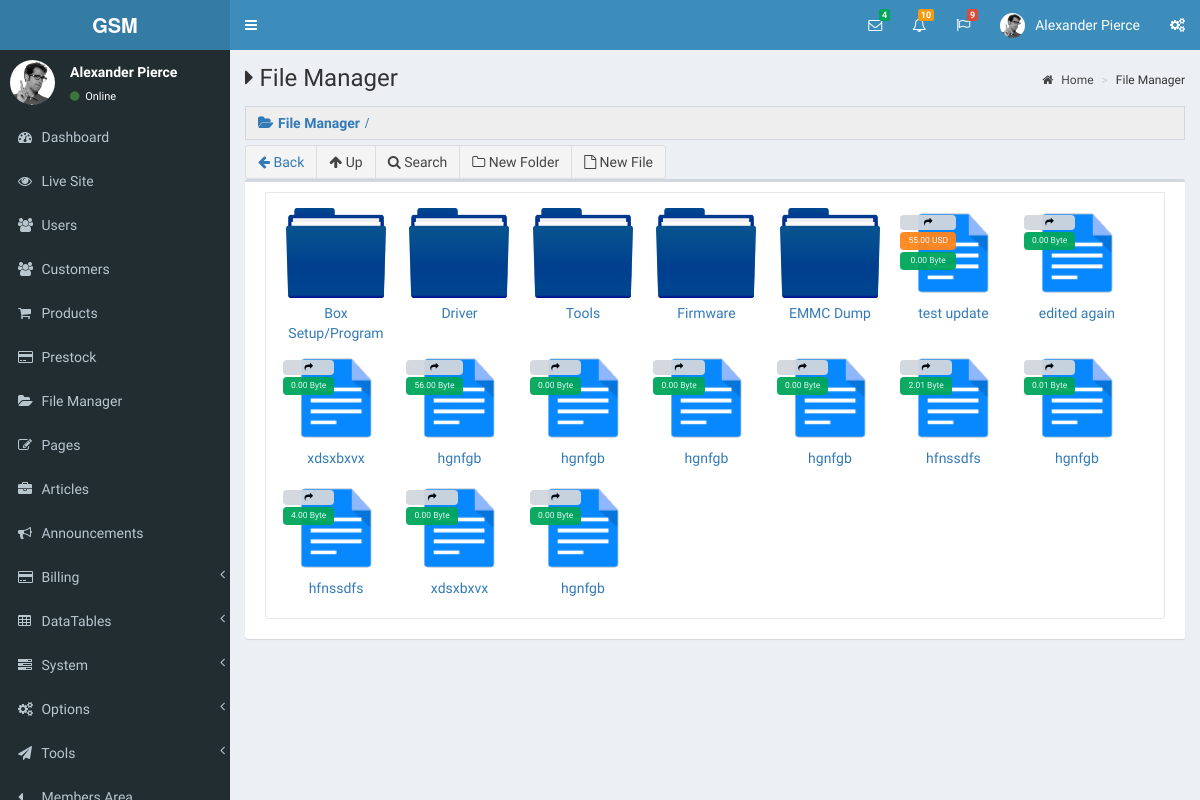
The page /admin/pages/file-manager.php on the database its author committed.
### tables this page shows
CREATE TABLE `folders` (
  `id` int(11) NOT NULL,
  `title` varchar(255) NOT NULL,
  `description` varchar(255) NOT NULL,
  `thumbnail` varchar(255) NOT NULL,
  `is_active` varchar(255) NOT NULL,
  `parent` int(11) DEFAULT NULL,
  `created_at` timestamp NOT NULL DEFAULT current_timestamp(),
  `updated_at` timestamp NULL DEFAULT NULL ON UPDATE current_timestamp(),
  `created_by` int(11) DEFAULT NULL,
  `updated_by` int(11) DEFAULT NULL
);

CREATE TABLE `files` (
  `id` int(11) NOT NULL,
  `title` varchar(255) NOT NULL,
  `description` text NOT NULL,
  `device_brand` varchar(255) NOT NULL,
  `device_model` varchar(255) NOT NULL,
  `android_version` varchar(255) NOT NULL,
  `firmware_version` varchar(255) DEFAULT NULL,
  `chip_detail` varchar(255) NOT NULL,
  `country` varchar(255) NOT NULL,
  `language` varchar(255) NOT NULL,
  `support_tool` varchar(255) NOT NULL,
  `file_method` varchar(255) NOT NULL,
  `direct_url` varchar(512) NOT NULL,
  `file` varchar(255) NOT NULL,
  `file_size` double(10,2) NOT NULL,
  `file_size_unit` varchar(255) DEFAULT NULL,
  `is_paid` varchar(255) NOT NULL,
  `price` double(10,2) DEFAULT NULL,
  `price_unit` varchar(255) DEFAULT NULL,
  `is_featured` varchar(255) NOT NULL,
  `is_active` varchar(255) NOT NULL,
  `thumbnail` varchar(255) DEFAULT NULL,
  `image` varchar(255) DEFAULT NULL,
  `folder` int(11) DEFAULT NULL,
  `created_at` timestamp NOT NULL DEFAULT current_timestamp(),
  `updated_at` timestamp NULL DEFAULT NULL ON UPDATE current_timestamp(),
  `created_by` int(11) DEFAULT NULL,
  `updated_by` int(11) DEFAULT NULL
);

### admin/pages/file-manager.php (the view, shortened to what this page needs)
<?php include '../layout/header.php'; ?>
<?php include '../layout/top-navbar.php'; ?>
<?php include '../layout/left-sidebar.php'; ?>
<?php include '../conf/dbConfig.php'; ?>
<?php
  if(isset($_GET['fid']) && $_GET['fid'] != ''){
    $fid = $_GET['fid'];
    $folder_qry = "SELECT * FROM folders WHERE parent = $fid";
    $file_qry = "SELECT * FROM files WHERE folder = $fid";
  }else{
    $folder_qry = "SELECT * FROM folders WHERE parent IS NULL";
    $file_qry = "SELECT * FROM files WHERE folder IS NULL";
  }
  $folder_rs = $conn->query($folder_qry);
  $file_rs = $conn->query($file_qry);
?>
<div class="content-wrapper">
  <section class="content-header">
    <h1><i class="fa fa-caret-right"></i> File Manager</h1>
    <ol class="breadcrumb">
      <li class="active"><a href="<?=BASE_URL?>"><i class="fa fa-home"></i> Home</a></li>
      <li>File Manager</li>
    </ol>
  </section>
  <section class="content">
    <div class="row">
      <div class="col-md-12 col-sm-12 col-xs-12">
        <label class="form-control" id="directory-path" readonly=""><a class="path-dir-folder"
            href="<?=FILE_MANAGER_URL?>">File Manager</a></label>
      </div>
    </div>
    <div class="row">
      <div class="col-md-12 col-sm-12 col-xs-12">
        <div class="btn-group btn-group-md">
          <button class="btn btn-default"><a href="javascript:history.back()"><i class="fa fa-arrow-left fw-r5"></i>
              Back</a></button>
          <a class="btn btn-default" href="<?=FILE_MANAGER_URL?>"><i class="fa fa-arrow-up fw-r5"></i>
            Up</a>
          <button class="btn btn-default" type="button" data-toggle="modal" data-target="#file-search-modal"><i
              class="fa fa-search fw-r5"></i> Search</button>
          <button class="btn btn-default" type="button" data-toggle="modal" data-target="#folder-new-modal"><i
              class="fa fa-folder-o fw-r5"></i> New Folder</button>
          <button class="btn btn-default" data-toggle="modal" data-target="#file-new-modal"><i
              class="fa fa-file-o fw-r5"></i> New File</button>
        </div>
      </div>
    </div>
    <div class="row">
      <div class="col-xs-12">
        <div class="box">
          <div class="box-body" oncontextmenu="return false;">
            <div class="box-body" id="directory-box">
              <ul id="directory-list" class="no-padding no-margin">
                <?php
                if(!empty($folder_rs)){
                  foreach($folder_rs as $folder){ ?>
                <li class="directory-folder directory-element folder-context-menu" data-id="<?=$folder['id']?>">
                  <a class="directory-href" title="folder includes some files for test">
                    <div class="element-badge-texts">
                    </div>
                    <div class="element-badge-icons">
                    </div>
                  </a><a href="<?=BASE_URL?>pages/file-manager.php?fid=<?=$folder['id']?>">
                    <img id="img_click" class="element-icon"
                      src="<?=(isset($folder['thumbnail']) && $folder['thumbnail'] != '') ? BASE_URL . 'files/icons/' . $folder['thumbnail'] : DEFAULT_FOLDER_ICON_SRC?>">
                    <span class="element-title text-center" title=""><?=$folder['title']?></span></a>
                </li>
                <?php
                  }
                } ?>
                <?php
                if(!empty($file_rs)){
                  foreach($file_rs as $file){ ?>
                <li class="directory-file directory-element file-context-menu" data-id="<?=$file['id']?>">
                  <a class="directory-href" title="Test paid file for purchasing by your customers">
                    <div class="element-badge-texts">
                      <span class="bg-gray" title="Shortcut"><i class="fa fa-share"></i></span>
                      <?php if(isset($file['price']) && $file['price'] > 0){ ?>
                      <span class="bg-orange" title="Paid">
                        <span class="price-view-text"><?=$file['price']?>
                          <?=isset($file['price_unit'])?$file['price_unit']:'USD'?>
                        </span>
                      </span>
                      <?php } ?>
                      <?php if(isset($file['file_size']) && $file['file_size'] != ''){ ?>
                      <span class="bg-green" title="Size">
                        <span class=""><?=$file['file_size']?>
                          <?=isset($file['file_size_unit'])?$file['file_size_unit']:''?>
                        </span>
                      </span>
                      <?php } ?>
                    </div>
                    <div class="element-badge-icons">
                    </div>
                    <img class="element-icon"
                      src="<?=(isset($file['thumbnail']) && $file['thumbnail'] != '') ? 'files/icons/' . $file['thumbnail'] : DEFAULT_FILE_ICON_SRC?>">
                    <span class="element-title text-center" title=""><?=$file['title']?></span>
                  </a>
                </li>
                <?php
                }
                } ?>
              </ul>
            </div>
          </div>
        </div>
      </div>
    </div>
  </section>
</div>
<?php include '../layout/footer.php'; ?>
<?php include '../layout/foot-scripts.php'; ?>

### rows shown on the page
folders: thumbnail (placeholder picture), title "Box Setup/Program"
folders: thumbnail (placeholder picture), title "Driver"
folders: thumbnail (placeholder picture), title "Tools"
folders: thumbnail (placeholder picture), title "Firmware"
folders: thumbnail (placeholder picture), title "EMMC Dump"
files: price "55.00", price_unit "USD", file_size "0.00", file_size_unit "Byte", title "test update"
files: file_size "0.00", file_size_unit "Byte", title "edited again"
files: file_size "0.00", file_size_unit "Byte", title "xdsxbxvx"
files: file_size "56.00", file_size_unit "Byte", title "hgnfgb"
files: file_size "0.00", file_size_unit "Byte", title "hgnfgb"
files: file_size "0.00", file_size_unit "Byte", title "hgnfgb"
files: file_size "0.00", file_size_unit "Byte", title "hgnfgb"
files: file_size "2.01", file_size_unit "Byte", title "hfnssdfs"
files: file_size "0.01", file_size_unit "Byte", title "hgnfgb"
files: file_size "4.00", file_size_unit "Byte", title "hfnssdfs"
files: file_size "0.00", file_size_unit "Byte", title "xdsxbxvx"
files: file_size "0.00", file_size_unit "Byte", title "hgnfgb"
